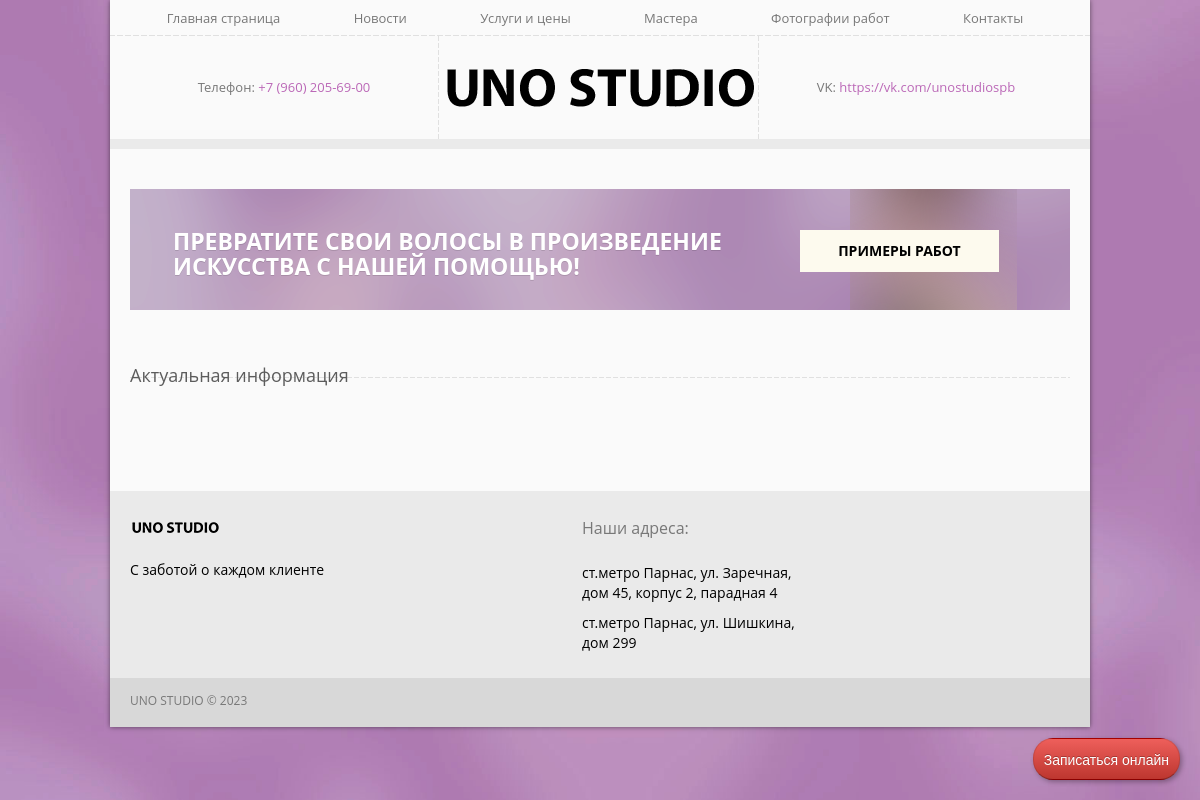
Before: / with the older database file.
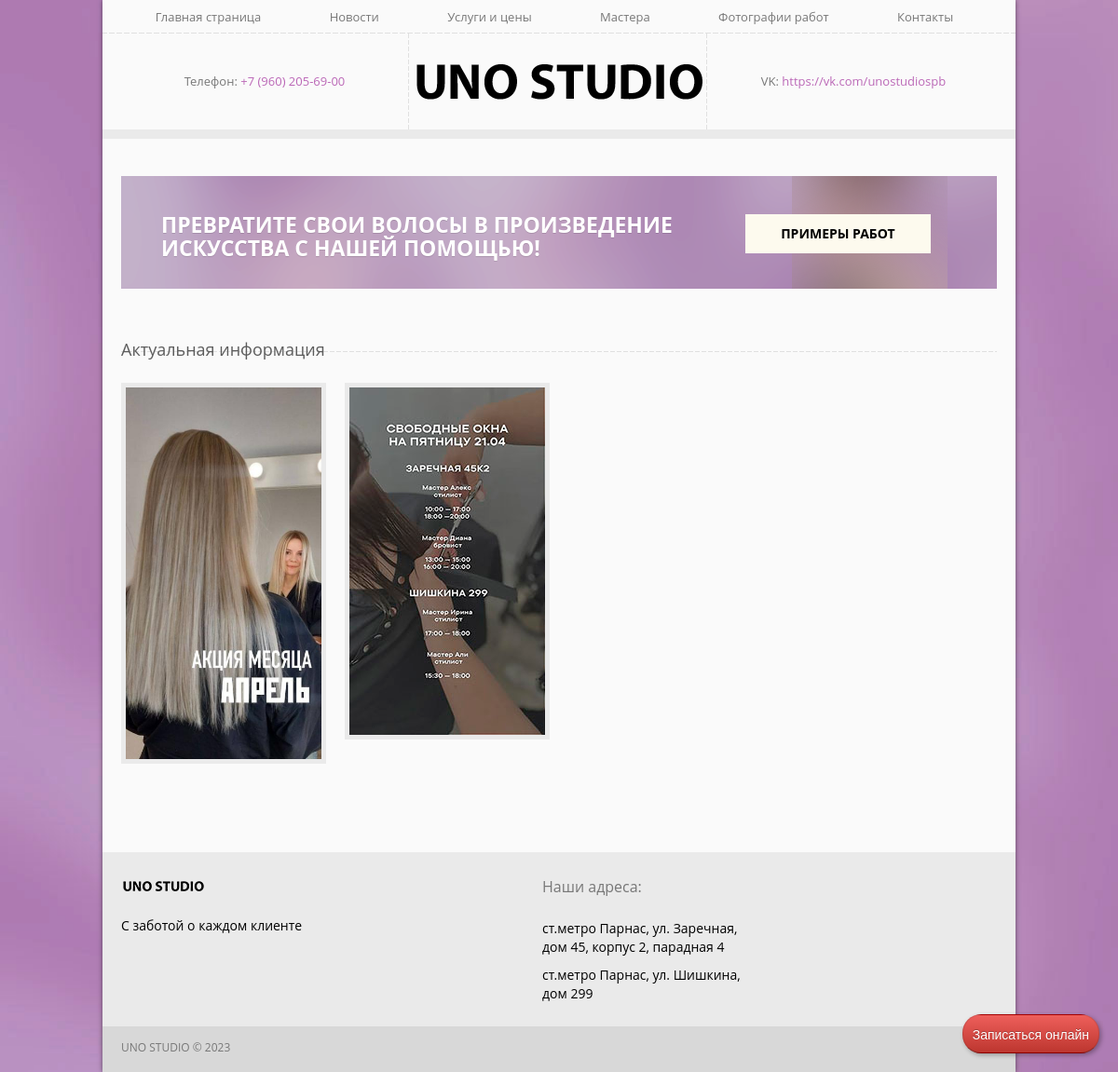
After: the same page with the newer database file.
### discount/models.py (models this page shows, shortened)
class Discount(models.Model):
    title = models.CharField(max_length=100, verbose_name='Заголовок')
    image = models.ImageField(upload_to='discount/images/', verbose_name='Выберите изображение', help_text='Картинка должна быть ш.840px на в.720px')
    description = models.TextField(blank=True, verbose_name='Описание')
    date = models.DateField(auto_now_add=True)
    class Meta:
        verbose_name = 'Скидку'
        verbose_name_plural = 'Скидки'

### discount/views.py (the view)
# urls.py: path("", views.index, name='index'),
def index(request):
    discount = Discount.objects.order_by('-date')
    slider = Slider.objects.all()
    context = {
        'discounts': discount,
        'sliders': slider
    }
    return render(request, 'discount/index.html', context)

### discount/templates/discount/index.html (shortened to what this page needs)
{% extends 'discount/base.html' %}
{% load static %}
{% block content %}
<div class="page_container">
			<div id="main_slider">
			</div>
			<div class="wrap welcome_bg">
				<div class="welcome_block">
					<span>Превратите свои волосы в произведение</br>искусства с нашей помощью!</span>
					<a class="welc_btn" href="{% url 'additional:photos' %}">Примеры работ</a>
				</div>
			</div>
			<div class="wrap latest_news_block">
				<h2 class="title">Актуальная информация</h2>
				<ul class="row">
					{% for discount in discounts %}
					<li class="span3 ">
						<div class="post_prev">
							<a href="{% url 'discount:detail' discount.id %}"><img src="{{ discount.image.url }}" alt=""></a>
						</div>
					</li>
					{% endfor %}
				</ul>
			</div>
</div>
{% endblock %}

Changed rows visible on the page:
added Discount: image (picture)
added Discount: image (picture)
